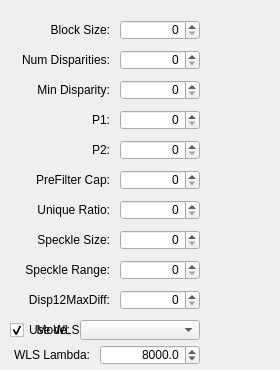
<?xml version="1.0" encoding="UTF-8"?>
<ui version="4.0">
 <class>sgbm_setting</class>
 <widget class="QWidget" name="sgbm_setting">
  <property name="geometry">
   <rect>
    <x>0</x>
    <y>0</y>
    <width>280</width>
    <height>370</height>
   </rect>
  </property>
  <property name="windowTitle">
   <string>SGBM Parameters</string>
  </property>
  
  <!-- Left Column -->
  <widget class="QLabel" name="label">
   <property name="geometry">
    <rect>
     <x>10</x>
     <y>20</y>
     <width>100</width>
     <height>20</height>
    </rect>
   </property>
   <property name="text">
    <string>Block Size:</string>
   </property>
   <property name="alignment">
    <set>Qt::AlignRight|Qt::AlignTrailing|Qt::AlignVCenter</set>
   </property>
  </widget>
  <widget class="QSpinBox" name="BlockSize">
   <property name="geometry">
    <rect>
     <x>120</x>
     <y>20</y>
     <width>80</width>
     <height>20</height>
    </rect>
   </property>
   <property name="alignment">
    <set>Qt::AlignRight|Qt::AlignTrailing|Qt::AlignVCenter</set>
   </property>
   <property name="maximum">
    <number>1920</number>
   </property>
  </widget>
  
  <widget class="QLabel" name="label_2">
   <property name="geometry">
    <rect>
     <x>10</x>
     <y>50</y>
     <width>100</width>
     <height>20</height>
    </rect>
   </property>
   <property name="text">
    <string>Num Disparities:</string>
   </property>
   <property name="alignment">
    <set>Qt::AlignRight|Qt::AlignTrailing|Qt::AlignVCenter</set>
   </property>
  </widget>
  <widget class="QSpinBox" name="numDisp">
   <property name="geometry">
    <rect>
     <x>120</x>
     <y>50</y>
     <width>80</width>
     <height>20</height>
    </rect>
   </property>
   <property name="alignment">
    <set>Qt::AlignRight|Qt::AlignTrailing|Qt::AlignVCenter</set>
   </property>
   <property name="maximum">
    <number>1024</number>
   </property>
  </widget>
  
  <widget class="QLabel" name="label_3">
   <property name="geometry">
    <rect>
     <x>10</x>
     <y>80</y>
     <width>100</width>
     <height>20</height>
    </rect>
   </property>
   <property name="text">
    <string>Min Disparity:</string>
   </property>
   <property name="alignment">
    <set>Qt::AlignRight|Qt::AlignTrailing|Qt::AlignVCenter</set>
   </property>
  </widget>
  <widget class="QSpinBox" name="minDisp">
   <property name="geometry">
    <rect>
     <x>120</x>
     <y>80</y>
     <width>80</width>
     <height>20</height>
    </rect>
   </property>
   <property name="alignment">
    <set>Qt::AlignRight|Qt::AlignTrailing|Qt::AlignVCenter</set>
   </property>
  </widget>
  
  <widget class="QLabel" name="label_4">
   <property name="geometry">
    <rect>
     <x>10</x>
     <y>110</y>
     <width>100</width>
     <height>20</height>
    </rect>
   </property>
   <property name="text">
    <string>P1:</string>
   </property>
   <property name="alignment">
    <set>Qt::AlignRight|Qt::AlignTrailing|Qt::AlignVCenter</set>
   </property>
  </widget>
  <widget class="QSpinBox" name="p1">
   <property name="geometry">
    <rect>
     <x>120</x>
     <y>110</y>
     <width>80</width>
     <height>20</height>
    </rect>
   </property>
   <property name="alignment">
    <set>Qt::AlignRight|Qt::AlignTrailing|Qt::AlignVCenter</set>
   </property>
  </widget>
  
  <widget class="QLabel" name="label_5">
   <property name="geometry">
    <rect>
     <x>10</x>
     <y>140</y>
     <width>100</width>
     <height>20</height>
    </rect>
   </property>
   <property name="text">
    <string>P2:</string>
   </property>
   <property name="alignment">
    <set>Qt::AlignRight|Qt::AlignTrailing|Qt::AlignVCenter</set>
   </property>
  </widget>
  <widget class="QSpinBox" name="p2">
   <property name="geometry">
    <rect>
     <x>120</x>
     <y>140</y>
     <width>80</width>
     <height>20</height>
    </rect>
   </property>
   <property name="alignment">
    <set>Qt::AlignRight|Qt::AlignTrailing|Qt::AlignVCenter</set>
   </property>
  </widget>
  
  <widget class="QLabel" name="label_6">
   <property name="geometry">
    <rect>
     <x>10</x>
     <y>170</y>
     <width>100</width>
     <height>20</height>
    </rect>
   </property>
   <property name="text">
    <string>PreFilter Cap:</string>
   </property>
   <property name="alignment">
    <set>Qt::AlignRight|Qt::AlignTrailing|Qt::AlignVCenter</set>
   </property>
  </widget>
  <widget class="QSpinBox" name="preFilterCap">
   <property name="geometry">
    <rect>
     <x>120</x>
     <y>170</y>
     <width>80</width>
     <height>20</height>
    </rect>
   </property>
   <property name="alignment">
    <set>Qt::AlignRight|Qt::AlignTrailing|Qt::AlignVCenter</set>
   </property>
  </widget>
  
  <widget class="QLabel" name="label_7">
   <property name="geometry">
    <rect>
     <x>10</x>
     <y>200</y>
     <width>100</width>
     <height>20</height>
    </rect>
   </property>
   <property name="text">
    <string>Unique Ratio:</string>
   </property>
   <property name="alignment">
    <set>Qt::AlignRight|Qt::AlignTrailing|Qt::AlignVCenter</set>
   </property>
  </widget>
  <widget class="QSpinBox" name="uniqueRatio">
   <property name="geometry">
    <rect>
     <x>120</x>
     <y>200</y>
     <width>80</width>
     <height>20</height>
    </rect>
   </property>
   <property name="alignment">
    <set>Qt::AlignRight|Qt::AlignTrailing|Qt::AlignVCenter</set>
   </property>
  </widget>
  
  <widget class="QLabel" name="label_8">
   <property name="geometry">
    <rect>
     <x>10</x>
     <y>230</y>
     <width>100</width>
     <height>20</height>
    </rect>
   </property>
   <property name="text">
    <string>Speckle Size:</string>
   </property>
   <property name="alignment">
    <set>Qt::AlignRight|Qt::AlignTrailing|Qt::AlignVCenter</set>
   </property>
  </widget>
  <widget class="QSpinBox" name="speckleSize">
   <property name="geometry">
    <rect>
     <x>120</x>
     <y>230</y>
     <width>80</width>
     <height>20</height>
    </rect>
   </property>
   <property name="alignment">
    <set>Qt::AlignRight|Qt::AlignTrailing|Qt::AlignVCenter</set>
   </property>
  </widget>
  
  <widget class="QLabel" name="label_9">
   <property name="geometry">
    <rect>
     <x>10</x>
     <y>260</y>
     <width>100</width>
     <height>20</height>
    </rect>
   </property>
   <property name="text">
    <string>Speckle Range:</string>
   </property>
   <property name="alignment">
    <set>Qt::AlignRight|Qt::AlignTrailing|Qt::AlignVCenter</set>
   </property>
  </widget>
  <widget class="QSpinBox" name="speckleRange">
   <property name="geometry">
    <rect>
     <x>120</x>
     <y>260</y>
     <width>80</width>
     <height>20</height>
    </rect>
   </property>
   <property name="alignment">
    <set>Qt::AlignRight|Qt::AlignTrailing|Qt::AlignVCenter</set>
   </property>
  </widget>
  
  <widget class="QLabel" name="label_10">
   <property name="geometry">
    <rect>
     <x>10</x>
     <y>290</y>
     <width>100</width>
     <height>20</height>
    </rect>
   </property>
   <property name="text">
    <string>Disp12MaxDiff:</string>
   </property>
   <property name="alignment">
    <set>Qt::AlignRight|Qt::AlignTrailing|Qt::AlignVCenter</set>
   </property>
  </widget>
  <widget class="QSpinBox" name="disp12MaxDiff">
   <property name="geometry">
    <rect>
     <x>120</x>
     <y>290</y>
     <width>80</width>
     <height>20</height>
    </rect>
   </property>
   <property name="alignment">
    <set>Qt::AlignRight|Qt::AlignTrailing|Qt::AlignVCenter</set>
   </property>
  </widget>
  
  <!-- WLS Filter Section -->
  <widget class="QCheckBox" name="useWLS">
   <property name="geometry">
    <rect>
     <x>10</x>
     <y>320</y>
     <width>120</width>
     <height>20</height>
    </rect>
   </property>
   <property name="text">
    <string>Use WLS Filter</string>
   </property>
   <property name="checked">
    <bool>true</bool>
   </property>
  </widget>
  
  <widget class="QLabel" name="label_12">
   <property name="geometry">
    <rect>
     <x>10</x>
     <y>345</y>
     <width>80</width>
     <height>20</height>
    </rect>
   </property>
   <property name="text">
    <string>WLS Lambda:</string>
   </property>
   <property name="alignment">
    <set>Qt::AlignRight|Qt::AlignTrailing|Qt::AlignVCenter</set>
   </property>
  </widget>
  <widget class="QDoubleSpinBox" name="wlsLambda">
   <property name="geometry">
    <rect>
     <x>100</x>
     <y>345</y>
     <width>100</width>
     <height>20</height>
    </rect>
   </property>
   <property name="alignment">
    <set>Qt::AlignRight|Qt::AlignTrailing|Qt::AlignVCenter</set>
   </property>
   <property name="decimals">
    <number>1</number>
   </property>
   <property name="maximum">
    <double>50000.0</double>
   </property>
   <property name="minimum">
    <double>1.0</double>
   </property>
   <property name="singleStep">
    <double>100.0</double>
   </property>
   <property name="value">
    <double>8000.0</double>
   </property>
  </widget>
  
  <!-- Mode Selection -->
  <widget class="QLabel" name="label_11">
   <property name="geometry">
    <rect>
     <x>10</x>
     <y>320</y>
     <width>60</width>
     <height>20</height>
    </rect>
   </property>
   <property name="text">
    <string>Mode:</string>
   </property>
   <property name="alignment">
    <set>Qt::AlignRight|Qt::AlignTrailing|Qt::AlignVCenter</set>
   </property>
  </widget>
  <widget class="QComboBox" name="modeList">
   <property name="geometry">
    <rect>
     <x>80</x>
     <y>320</y>
     <width>120</width>
     <height>20</height>
    </rect>
   </property>
  </widget>
  
 </widget>
 <resources/>
 <connections/>
</ui>
